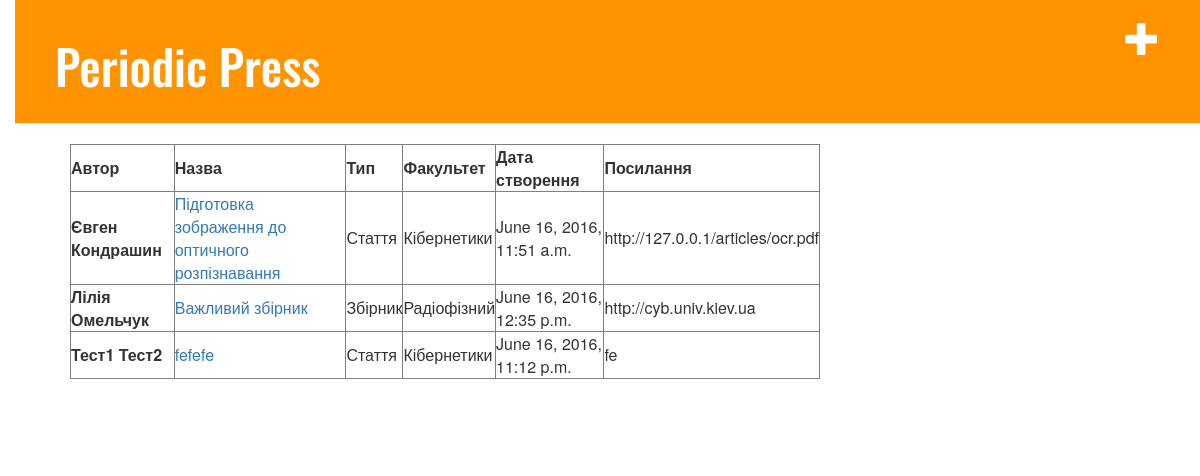
The page / on the database its author committed.
### press/models.py (models this page shows, shortened)
@python_2_unicode_compatible  # only if you need to support Python 2
class Article(models.Model):
    author = models.ForeignKey(Author, on_delete=models.CASCADE)
    title = models.CharField(max_length=200)
    faculty = models.ForeignKey(Faculty, on_delete=models.CASCADE)
    atype = models.ForeignKey(Writing, on_delete=models.CASCADE)
    link = models.CharField(max_length=200)
    status = models.CharField(max_length=200, default='UNDEFINED')
    created_date = models.DateTimeField(
        default=timezone.now)
    published_date = models.DateTimeField(
        blank=True, null=True);

class Human(models.Model):
    first_name = models.CharField(max_length=30)
    last_name = models.CharField(max_length=30)

@python_2_unicode_compatible  # only if you need to support Python 2
class Writing(models.Model):
	name = models.CharField(max_length=200)
	size = models.IntegerField(default=0)
	def __str__(self):
		return self.name

@python_2_unicode_compatible  # only if you need to support Python 2
class Faculty(models.Model):
	name = models.CharField(max_length=200)
	def __str__(self):
		return self.name

### press/views.py (the view)
# urls.py: url(r'^$', views.article_list, name='article_list'),
def article_list(request):
    articles = Article.objects.all()
    return render(request, 'press/article_list.html', {'articles': articles})

### press/models.py (called while the page is built)
	def __str__(self):
		return self.first_name + " " + self.last_name

### press/templates/press/article_list.html (shortened to what this page needs)
{% extends 'press/base.html' %}
{% block content %}
        <div class="article">
			    <table border="1" style="width:100%">
					<tr>
						<th>Автор</th>
						<th>Назва</th>
						<th>Тип</th>
						<th>Факультет</th>
						<th>Дата створення</th>
						<th>Посилання</th>
					</tr>
    {% for article in articles %}
					<tr>
						<td><strong>{{ article.author }}</strong></td>
						<td><a href="{% url 'article_detail' pk=article.pk %}">{{ article.title }}</a></td>
						<td>{{ article.atype }}</td>
						<td>{{ article.faculty }}</td>
			        	<td>{{ article.created_date }}</td>
						<td>{{ article.link }}</td>
					</tr>
        </div>
    {% endfor %}
{% endblock content %}

### press/templates/press/base.html (shortened to what this page needs)
{% load staticfiles %}
<html>
<head>
    <link rel="stylesheet" href="//maxcdn.bootstrapcdn.com/bootstrap/3.2.0/css/bootstrap.min.css">
    <link rel="stylesheet" href="//maxcdn.bootstrapcdn.com/bootstrap/3.2.0/css/bootstrap-theme.min.css">
    <link rel="stylesheet" href="{% static 'css/press.css' %}">
</head>
<body>
<div class = 'page-header'>
    <a href="{% url 'article_new' %}" class="top-menu"><span class="glyphicon glyphicon-plus"></span></a>
    <h1><a href="/">Periodic Press</a></h1>
</div>
<div class="content container">
    <div class="row">
        <div class="col-md-8">
            {% block content %}
            {% endblock %}
        </div>
</body>
</html>

### press/static/css/press.css (style rules this page uses)
h1 a { color: #FCA205; font-family: 'Oswald'; }
body { padding-left: 15px; }
.page-header { background-color: #ff9400; margin-top: 0; padding: 20px 20px 20px 40px; }
.page-header h1, .page-header h1 a, .page-header h1 a:visited, .page-header h1 a:active { color: #ffffff; font-size: 36pt; text-decoration: none; }
.content { margin-left: 40px; }
h1, h2, h3, h4 { font-family: 'Oswald'; }
.top-menu, .top-menu:hover, .top-menu:visited { color: #ffffff; float: right; font-size: 26pt; margin-right: 20px; }
.article { margin-bottom: 70px; }

### rows shown on the page
Article: author "Євген Кондрашин", title "Підготовка зображення до оптичного розпізнавання", atype "Стаття", faculty "Кібернетики", created_date "June 16, 2016, 11:51 a.m.", link "http://127.0.0.1/articles/ocr.pdf"
Article: author "Лілія Омельчук", title "Важливий збірник", atype "Збірник", faculty "Радіофізний", created_date "June 16, 2016, 12:35 p.m.", link "http://cyb.univ.kiev.ua"
Article: author "Тест1 Тест2", title "fefefe", atype "Стаття", faculty "Кібернетики", created_date "June 16, 2016, 11:12 p.m.", link "fe"
